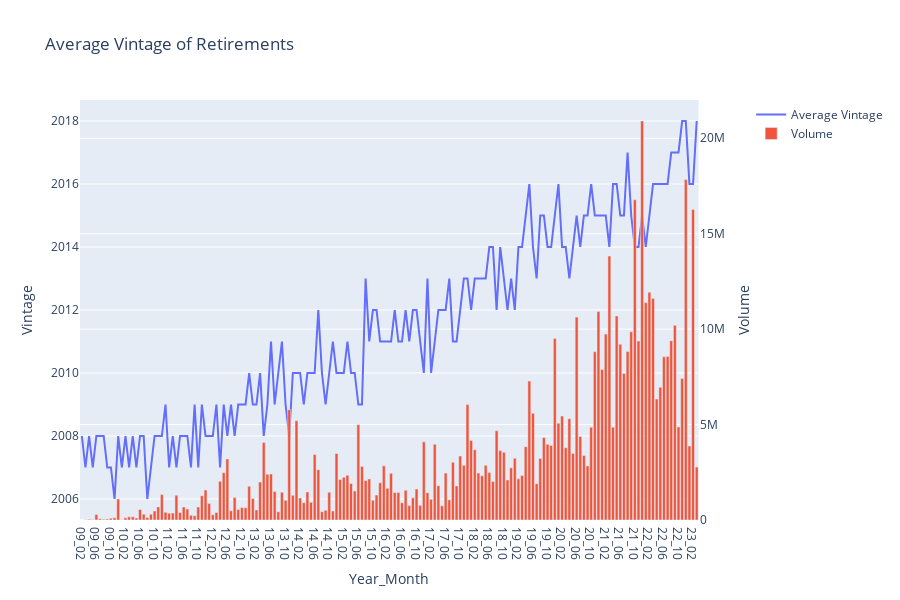

Notebook source saved alongside this figure:
### Markdown cell above
UNCOMMENT BELOW ONCE CODE IS RUNNING IN VOILA

### Code cell
from plotly.subplots import make_subplots

# Create figure with secondary y-axis
fig = make_subplots(specs=[[{"secondary_y": True}]])

# Add traces
fig.add_trace(
    go.Scatter(x=df.Year_Mth, y=df.Vintage, name="Average Vintage"),
    secondary_y=False,
)

fig.add_trace(
    go.Bar(x=df.Year_Mth, y=df.Quantity, name="Volume"),
    secondary_y=True,
)

# Add figure title
fig.update_layout(
    title_text="Average Vintage of Retirements",
    height=600
)

# Set x-axis title
fig.update_xaxes(title_text="Year_Month")

# Set y-axes titles
fig.update_yaxes(title_text="Vintage", secondary_y=False)
fig.update_yaxes(title_text="Volume", secondary_y=True)

fig.show()

### Figure 1 — Plotly figure (JSON) as saved in the notebook; plotly's stock layout.template omitted (floating-point values rounded to 4 significant figures; data arrays with more than 128 entries replaced by an {"elided": "..."} marker saying what was removed)
{"data": [{"name": "Average Vintage", "type": "scatter", "x": {"elided": "170 str values"}, "xaxis": "x", "y": {"elided": "170 int values"}, "yaxis": "y"}, {"name": "Volume", "type": "bar", "x": {"elided": "170 str values"}, "xaxis": "x", "y": {"elided": "170 int values"}, "yaxis": "y2"}], "layout": {"height": 600, "title": {"text": "Average Vintage of Retirements"}, "xaxis": {"anchor": "y", "domain": [0, 0.94], "title": {"text": "Year_Month"}}, "yaxis": {"anchor": "x", "domain": [0, 1], "title": {"text": "Vintage"}}, "yaxis2": {"anchor": "x", "overlaying": "y", "side": "right", "title": {"text": "Volume"}}}}
